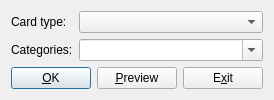
<ui version="4.0" >
 <class>EditFactDlg</class>
 <widget class="QDialog" name="EditFactDlg" >
  <property name="geometry" >
   <rect>
    <x>0</x>
    <y>0</y>
    <width>209</width>
    <height>100</height>
   </rect>
  </property>
  <property name="windowTitle" >
   <string>Edit card</string>
  </property>
  <layout class="QHBoxLayout" name="horizontalLayout_2" >
   <item>
    <layout class="QVBoxLayout" name="verticalLayout" >
     <item>
      <layout class="QGridLayout" >
       <item row="0" column="0" >
        <widget class="QLabel" name="label_2" >
         <property name="text" >
          <string>Card type:</string>
         </property>
        </widget>
       </item>
       <item row="0" column="1" >
        <widget class="QComboBox" name="card_types" >
         <property name="sizePolicy" >
          <sizepolicy vsizetype="Fixed" hsizetype="MinimumExpanding" >
           <horstretch>0</horstretch>
           <verstretch>0</verstretch>
          </sizepolicy>
         </property>
        </widget>
       </item>
       <item row="1" column="0" >
        <widget class="QLabel" name="label" >
         <property name="text" >
          <string>Categories:</string>
         </property>
        </widget>
       </item>
       <item row="1" column="1" >
        <widget class="QComboBox" name="categories" >
         <property name="sizePolicy" >
          <sizepolicy vsizetype="Fixed" hsizetype="MinimumExpanding" >
           <horstretch>0</horstretch>
           <verstretch>0</verstretch>
          </sizepolicy>
         </property>
         <property name="editable" >
          <bool>true</bool>
         </property>
        </widget>
       </item>
      </layout>
     </item>
     <item>
      <layout class="QHBoxLayout" >
       <item>
        <widget class="QPushButton" name="OK_button" >
         <property name="text" >
          <string>&amp;OK</string>
         </property>
        </widget>
       </item>
       <item>
        <spacer name="horizontalSpacer" >
         <property name="orientation" >
          <enum>Qt::Horizontal</enum>
         </property>
         <property name="sizeHint" stdset="0" >
          <size>
           <width>70</width>
           <height>20</height>
          </size>
         </property>
        </spacer>
       </item>
       <item>
        <widget class="QPushButton" name="preview_button" >
         <property name="text" >
          <string>&amp;Preview</string>
         </property>
         <property name="autoDefault" >
          <bool>false</bool>
         </property>
        </widget>
       </item>
       <item>
        <spacer>
         <property name="orientation" >
          <enum>Qt::Horizontal</enum>
         </property>
         <property name="sizeHint" stdset="0" >
          <size>
           <width>70</width>
           <height>20</height>
          </size>
         </property>
        </spacer>
       </item>
       <item>
        <widget class="QPushButton" name="exit_button" >
         <property name="text" >
          <string>E&amp;xit</string>
         </property>
         <property name="autoDefault" >
          <bool>false</bool>
         </property>
        </widget>
       </item>
      </layout>
     </item>
    </layout>
   </item>
  </layout>
 </widget>
 <resources>
  <include location="mnemosyne.qrc" />
 </resources>
 <connections>
  <connection>
   <sender>card_types</sender>
   <signal>activated(QString)</signal>
   <receiver>EditFactDlg</receiver>
   <slot>update_card_widget()</slot>
   <hints>
    <hint type="sourcelabel" >
     <x>196</x>
     <y>21</y>
    </hint>
    <hint type="destinationlabel" >
     <x>164</x>
     <y>87</y>
    </hint>
   </hints>
  </connection>
  <connection>
   <sender>exit_button</sender>
   <signal>clicked()</signal>
   <receiver>EditFactDlg</receiver>
   <slot>reject()</slot>
   <hints>
    <hint type="sourcelabel" >
     <x>281</x>
     <y>151</y>
    </hint>
    <hint type="destinationlabel" >
     <x>164</x>
     <y>87</y>
    </hint>
   </hints>
  </connection>
  <connection>
   <sender>preview_button</sender>
   <signal>clicked()</signal>
   <receiver>EditFactDlg</receiver>
   <slot>preview</slot>
   <hints>
    <hint type="sourcelabel" >
     <x>45</x>
     <y>155</y>
    </hint>
    <hint type="destinationlabel" >
     <x>148</x>
     <y>87</y>
    </hint>
   </hints>
  </connection>
  <connection>
   <sender>OK_button</sender>
   <signal>clicked()</signal>
   <receiver>EditFactDlg</receiver>
   <slot>accept()</slot>
   <hints>
    <hint type="sourcelabel" >
     <x>29</x>
     <y>80</y>
    </hint>
    <hint type="destinationlabel" >
     <x>148</x>
     <y>49</y>
    </hint>
   </hints>
  </connection>
 </connections>
</ui>
